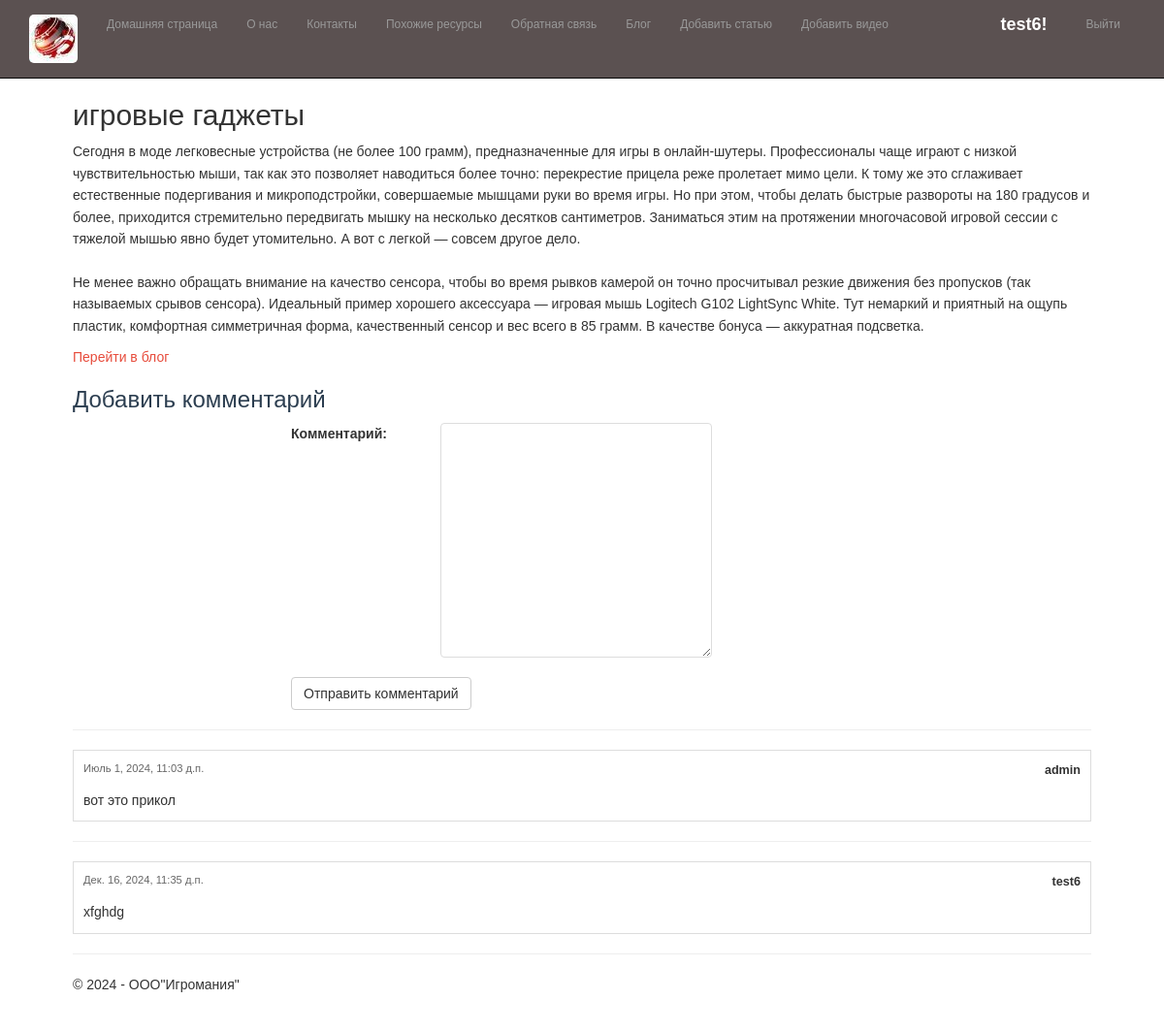
/blogpost/1/ (signed in), run on the app's committed database.
### app/models.py (models this page shows, shortened)
class BlogArticle(models.Model):
    id = models.BigAutoField(primary_key=True)
    title = models.CharField(max_length=200, verbose_name="Заголовок")
    summary = models.TextField(max_length=500, verbose_name="Краткое содержание")
    content = models.TextField(verbose_name="Полное содержание")
    image = models.FileField(default = 'temp.jpg', verbose_name= 'Путь к картинке')
    pub_date = models.DateTimeField(default=timezone.now, verbose_name="Дата публикации")
    author = models.ForeignKey(User, null=True, blank=True, on_delete = models.SET_NULL, verbose_name = "Автор")
    class Meta:
        verbose_name = "Статья блога"
        verbose_name_plural = "Статьи блога"

class Comment(models.Model):
    post = models.ForeignKey(BlogArticle, on_delete=models.CASCADE, related_name='comments')
    author = models.ForeignKey(User, on_delete=models.CASCADE)
    text = models.TextField()
    date = models.DateTimeField(auto_now_add=True)

### app/views.py (the view)
# urls.py: path('blogpost/<int:parametr>/', views.blogpost, name='blogpost'),
def blogpost(request, parametr):
    assert isinstance(request, HttpRequest)
    comments = Comment.objects.filter(post=parametr)
    post_1 =  BlogArticle.objects.get(id=parametr) # запрос на выбор конкретной статьи по параметру
    if request.method == "POST": # после отправки данных формы на сервер методом POST
        form = CommentForm(request.POST)
        if form.is_valid():
            comment_f = form.save(commit=False)
            comment_f.author = request.user # добавляем (так как этого поля нет в форме) в модель Комментария (Comment) в поле автор авторизованного пользователя
            comment_f.date = datetime.now() # добавляем в модель Комментария (Comment) текущую дату
            comment_f.post = BlogArticle.objects.get(id=parametr) # добавляем в модель Комментария (Comment) статью, для которой данный комментарий
            comment_f.save() # сохраняем изменения после добавления полей
            return redirect('blogpost', parametr=post_1.id) # переадресация на ту же страницу статьи после отправки комментария
    else:
          form = CommentForm() # создание формы для ввода комментария
    return render(
       request,
       'app/blogpost.html',
           {
                 'comments': comments, # передача всех комментариев к данной статье в шаблон веб-страницы
                'form': form, # передача формы добавления комментария в шаблон веб-страницы
                'post_1': post_1, # передача конкретной статьи в шаблон веб-страницы
                 'year':datetime.now().year,
           }
    )

### app/forms.py
class CommentForm(forms.ModelForm):
         class Meta:
           model = Comment # используемая модель
           fields = ('text',) # требуется заполнить только поле text
           labels = {'text': "Комментарий"} # метка к полю формы text

### app/templates/app/blogpost.html (shortened to what this page needs)
{% extends "app/layout.html" %}
{% block content %}
<h2> {{ post_1.title }} </h2>
<p> {{ post_1.content|linebreaksbr }} </p>
<p> <a href="{% url 'blog' %}">Перейти в блог</a> </p>
{% if user.is_authenticated %}
<h3>Добавить комментарий</h3>
<form method="POST">
    <div>
        {{ form.as_p }}
        <button type="submit" class="save btn btn-default"> Отправить комментарий </button>
    </div>
</form>
{% else %}
<h3> Для добавления своего комментария, пожалуйста, авторизуйтесь </h3>
{% endif %}
{% for comment in comments %}
<hr />
<div class="comment">
    <div class="comment-header">
        <div class="comment-date">{{ comment.date }}</div>
        <div class="comment-author">{{ comment.author }}</div>
    </div>
    <div class="comment-text">{{ comment.text|linebreaksbr }} </div>
</div>
{% endfor %}
{% endblock %}

### app/templates/app/loginpartial.html (shortened to what this page needs)
﻿{% if user.is_authenticated %}
<form id="logoutForm" action="/logout/" method="post" class="navbar-right">
    <ul class="nav navbar-nav navbar-right">
        <li><span class="navbar-brand">{{ user.username }}!</span></li>
        <li><a href="javascript:document.getElementById('logoutForm').submit()">Выйти</a></li>
    </ul>
</form>
{% else %}
<ul class="nav navbar-nav navbar-right">
    <li><a href="{% url 'login' %}">Войти</a></li>
</ul>
{% endif %}

### app/static/app/content/site.css (style rules this page uses)
body { padding-top: 350px; padding-bottom: 20px; }
input, select, textarea { max-width: 280px; }
body { font-family: Arial, sans-serif; line-height: 1.6; padding: 60px; }
h2 { color: #333; }
form { max-width: 600px; margin: 0 auto; }
label { display: inline-block; width: 150px; margin-bottom: 10px; }
input[type="text"], input[type="email"], select, textarea { width: 100%; padding: 8px; margin-bottom: 10px; border: 1px solid #ddd; border-radius: 4px; }
ul { list-style-type: none; padding: 0; }
li { margin-bottom: 10px; }
li span { font-weight: bold; margin-right: 10px; }
.navbar-nav { display: flex; justify-content: center; }
.navbar-nav li { list-style-type: none; }
.navbar-nav a { text-decoration: none; color: #333; font-size: 12px; }
.comment { border: 1px solid #ddd; margin-bottom: 10px; padding: 10px }
.comment-header { display: flex; justify-content: space-between; margin-bottom: 10px; }
.comment-date { color: #666; font-size: 0.8em; }
.comment-author { font-weight: bold; font-size: 0.9em; }
.comment-text { line-height: 1.6; }

### data on the page
BlogArticle: title "игровые гаджеты", content "Сегодня в моде легковесные устройства (не более 100 грамм), предназначенные для игры в онлайн-шутеры. Профессионалы чаще играют с низкой чувствительностью мыши, так как это позволяет наводиться более точно: перекрестие прицела реже пролетает мимо цели. К тому же это сглаживает естественные подергивания и микроподстройки, совершаемые мышцами руки во время игры. Но при этом, чтобы делать быстрые развороты на 180 градусов и более, приходится стремительно передвигать мышку на несколько десятков сантиметров. Заниматься этим на протяжении многочасовой игровой сессии с тяжелой мышью явно будет утомительно. А вот с легкой — совсем другое дело. Не менее важно обращать внимание на качество сенсора,…"
Comment: date "Июль 1, 2024, 11:03 д.п.", author "admin", text "вот это прикол"
Comment: date "Дек. 16, 2024, 11:35 д.п.", author "test6", text "xfghdg"

### other printed values
{{ user.username }} "test6"
